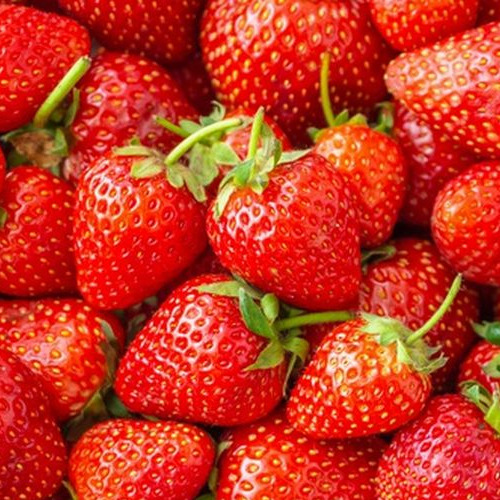
#> input picture strawberries.jpeg, 500 x 500 px
$ python DCT.py
#> lines starting #> are read from the running program, lines starting #| are printed output that depends on the picture; long printed decimals are rounded
from scipy.fftpack import dct, idct
import math
from skimage.io import imread
from skimage.color import rgb2gray
import numpy as np
import matplotlib.pylab as plt
print("DCT: \n")
def dct2(a):# implement 2D DCT
    return dct(dct(a.T, norm='ortho').T, norm='ortho')
def idct2(a):# implement 2D IDCT
    return idct(idct(a.T, norm='ortho').T, norm='ortho')
# read lena RGB image and convert to grayscale
im = rgb2gray(imread('strawberries.jpeg'))
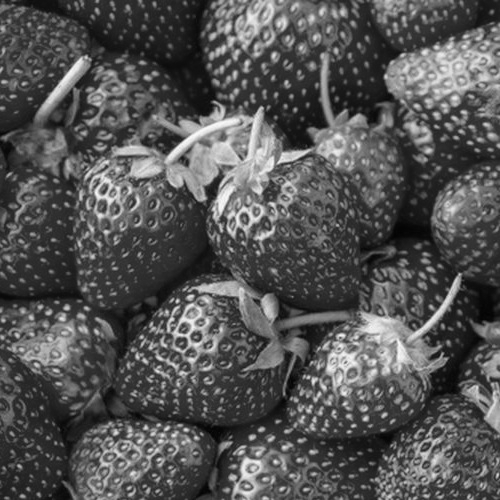
#> im: shape (500, 500) float64; min 0.0117, max 0.98, mean 0.331
imF = dct2(im)
im1 = idct2(imF)
print("are the images equal? :",np.allclose(im, im1)) # check if the reconstructed image is nearly equal to the original image-True
#| are the images equal? : True
Y = np.square(np.subtract(im,im1)).mean() #mse calculation:
#> Y = 2.76e-32
print("MSE value of DCT method:", Y)
#| MSE value of DCT method: 2.7581699997486653e-32
def PSNR(original, compressed):
    mse = np.mean((original - compressed) ** 2)
#> mse = 2.76e-32
    if(mse == 0):  # MSE is zero means no noise is present in the signal,Therefore PSNR have no importance.
        return 100
    max_pixel = 255.0
    psnr = 20 * math.log10(max_pixel / math.sqrt(mse))
#> psnr = 363.7
    return psnr

print("PSNR value of DCT method: ",PSNR(im, im1))
#| PSNR value of DCT method:  363.725
plt.gray()# plot original and reconstructed images with matplotlib.pylab
plt.imshow(im1), plt.axis('off')
plt.savefig("dct.png")
plt.show()
